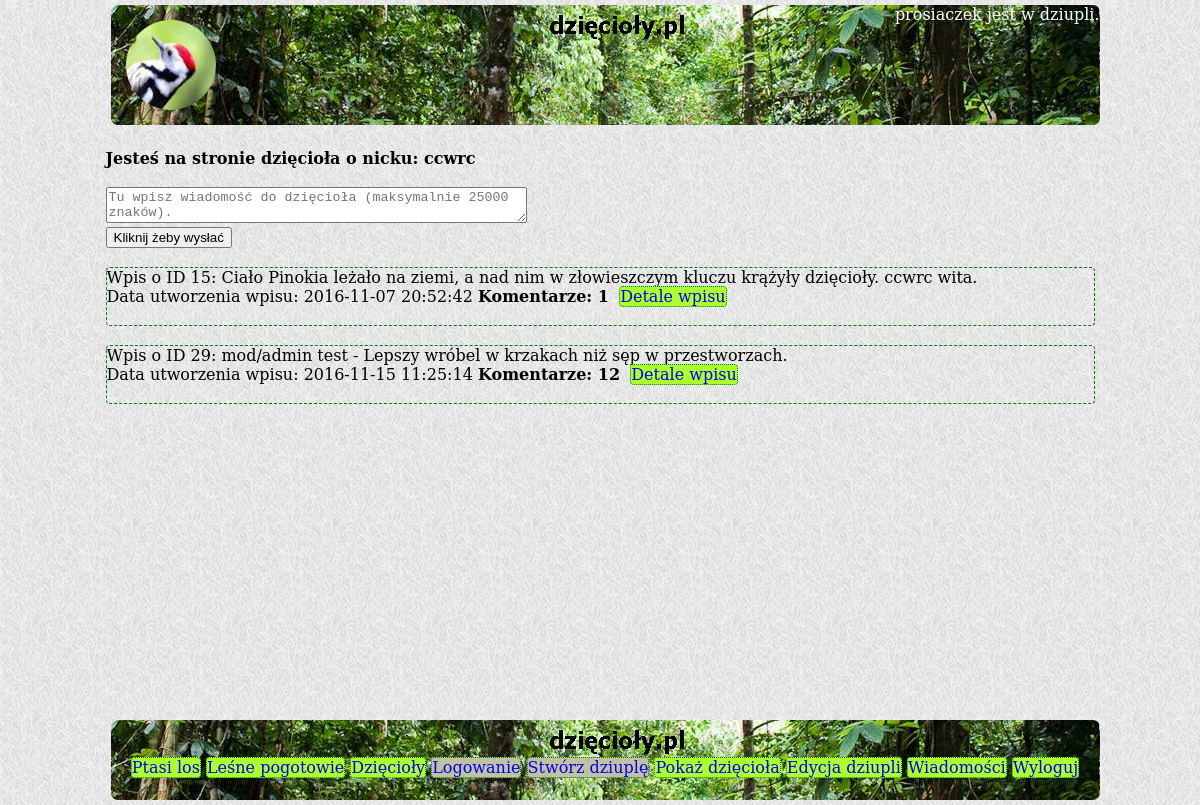
Screenshot of /showuser.php?strangeuser=14 (signed in) with the database file from the repository.
### tables this page shows
CREATE TABLE `users` (
  `user_id` int(11) NOT NULL,
  `user_name` varchar(255) NOT NULL,
  `hashed_password` varchar(60) NOT NULL,
  `user_email` varchar(255) NOT NULL
);

CREATE TABLE `tweet` (
  `tweet_id` int(11) NOT NULL,
  `tweet_user_id` int(11) NOT NULL,
  `tweet_text` varchar(250) NOT NULL,
  `tweet_date` datetime DEFAULT NULL
);

### src/User.php (called while the page is built, shortened)
<?php
class User {
    private $username;
    public function __construct() {
        $this->username = "";
    }
    public function getUsername() {
        return $this->username;
    }
    static public function loadUserById(mysqli $conn, $id){
        $sql = "SELECT * FROM users WHERE user_id=$id";
        $result = $conn->query($sql);
        if($result != false && $result->num_rows == 1) {
        $row = $result->fetch_assoc();
        $loadedUser = new User();
        $loadedUser->id = $row['user_id'];
        $loadedUser->username = $row['user_name'];
        $loadedUser->hashedPassword = $row['hashed_password'];
        $loadedUser->email = $row['user_email'];
        return $loadedUser;
        }
        return null;
     }
}
?>

### src/Comment.php (called while the page is built, shortened)
<?php
class Comment {
    static public function loadAllCommentsByTweetId(mysqli $conn, $ctweetId) {
        $ctweetId = $conn->real_escape_string($ctweetId);
        $sql = "SELECT * FROM comment WHERE comment_tweet_id = $ctweetId "
                . "ORDER BY comment_creation_date DESC";
        $ret = [];
        $result = $conn->query($sql);
        if($result == true && $result->num_rows != 0) {
            foreach($result as $row) {
                $loadedComment = new Comment();
                $loadedComment->id = $row['comment_id'];
                $loadedComment->userId = $row['comment_user_id'];
                $loadedComment->tweetId = $row['comment_tweet_id'];
                $loadedComment->creationDate = $row['comment_creation_date'];
                $loadedComment->text = $row['comment_text'];
                $ret[] = $loadedComment;
            }
        }
        return $ret;
    }
}
?>

### src/arrays.php (called while the page is built)
<?php
$searchIn = [
    "https://www.google.pl/?gws_rd=ssl#q=", "http://www.bing.com/search?q=",
    "https://yandex.ru/search/?lr=10472&msid=1479322480.01653.22873.4847&text=",
    "http://www.ask.com/web?q=",
    "https://duckduckgo.com/?q=", "http://www.entireweb.com/#q="
];
$searchWords = [
    "korniki są smaczne", "dzięcioły terroryzują indonezję", "kuźnia dzięcioła",
    "szkolny dzięcioł", "dzięcioł reliktowy", "na co dybie w wielorybie czubek nosa eskimosa",
    "lepszy dzięcioł w garści niż gruszki na wierzbie",
    "Bądź wytrwały i bez przerwy potrząsaj drzewem, a zawsze z niego coś spadnie",
    "Lepiej mniej grzmotów w ustach i więcej piorunów w garści",
    "kto się bawi lasem, lepiej niedźwiedzia niż ludzi pamięta",
    "Dzięcioł drzewo kłuje i nos sobie psuje", "Dzięciołowi swój nos nie wadzi",
    "Ptak w klatce niewesoło śpiewa", "dzięcioły uganiają się za sikorkami"
];

### showuser.php (the view, shortened to what this page needs)
<?php
  include_once "src/User.php";
  include_once "src/connect.php";
  include_once 'src/Comment.php';
  include_once 'src/arrays.php';
  $searchMax = count($searchIn);
  $wordMax = count($searchWords);
  $randSearch = rand(1, $searchMax) - 1;
  $randWord = rand(1, $wordMax) - 1;
  $linkSearch = $searchIn[$randSearch];
  $linkWord = $searchWords[$randWord];
?>
<!DOCTYPE HTML>
<html lang="pl">
<head>
	<link rel="stylesheet" href="css/style.css" type="text/css" />
</head>
<body>
  <div class="container">
	  <div class="logo" id="mainBackLogo">
            <img class="logoimage" id="logoimage" src="img/logo.jpg">
            <div class="logged"> <?=$_SESSION['logged']?> jest w dziupli. </div>
	  </div>
      <div class="content">
      <br/>
      <?php
      if (isset($_GET['strangeuser'])) {
        $conn = getDbConnection();
        $userid = $_GET['strangeuser'];
        echo "<strong>";
        echo "Jesteś na stronie dzięcioła o nicku: " . User::loadUserById($conn, $userid)->getUsername() . "<br/><br/>";
        echo "</strong>";
        echo "<form method=\"POST\" action=\"jeszczeniewiem.php\">";
        echo "<textarea name=\"messageforstranger\" cols=50 placeholder=\"Tu wpisz wiadomość "
        . "do dzięcioła (maksymalnie 25000 znaków).\" maxlength=\"20000\"></textarea><br/>";
        echo " <input type=\"submit\" value=\"Kliknij żeby wysłać\"/>";
        echo "<form> <br/><br/>";
        $sql = "SELECT * FROM tweet WHERE tweet_user_id = $userid";
        $result = $conn->query($sql);
        if($result == true && $result->num_rows != 0){
           foreach($result as $row){
             echo "<div class=\"tweet\">";
             echo "Wpis o ID " . $row['tweet_id'] . ": ";
             $commentsCount = 0;
             $comments = Comment::loadAllCommentsByTweetId($conn, $row['tweet_id']);
             foreach ($comments as $comment) {$commentsCount++;}
             echo $row['tweet_text'] . "<br/>";
             echo "Data utworzenia wpisu: " . $row['tweet_date'] . " <b>Komentarze: " .
                   $commentsCount . "</b> &nbsp;" . "<a href=\"detail.php?tweetid="
                   .$row['tweet_id']."&strangeuser=".$_GET['strangeuser']."\">Detale "
                   . "wpisu</a>" . "<br/><br/>";
             echo "</div><br/>";
           }
        } else {
           echo "Użytkownik nie zostawił w lesie żadnego wpisu.";
          }
      }
      ?>
      <br/><br/><br/><br/><br/>
      </div>
      <div class ="footer">
                  <br/><br/>
                  <a href="<?=$linkSearch?><?=$linkWord?>" target="_blank">Ptasi los</a>
                  <a href="http://www.lesnepogotowie.pl/" target="_blank">Leśne pogotowie</a>
		  <a href="index.php">Dzięcioły</a>
		  <a id="footerlink2" href="logon.php">Logowanie</a>
		  <a id="footerlink3" href="create.php">Stwórz dziuplę</a>
		  <a href="showuser.php">Pokaż dzięcioła</a>
		  <a href="edituser.php">Edycja dziupli</a>
		  <a href="messages.php">Wiadomości</a>
		  <a href="logoff.php">Wyloguj</a>
      </div>
  </div>
</body>
</html>

### css/style.css (style rules this page uses)
html, body { font-family: 'DejaVu Serif', 'Liberation Serif'; margin:0; padding:0; height:100%; background-image: url("../img/grey_sandbag.png"); }
div.container { min-height:100%; position:relative; width: 989px; margin: 0 auto; }
div.logo { background-image: url("../img/backlogo.jpg"); width: 989px; min-height:120px; margin: 5px; border-radius: 7px; }
div.content { width: 989px; }
div.footer { clear: both; position: fixed; bottom: 0; background-image: url("../img/backlogo.jpg"); width: 989px; min-height:80px; margin: 5px; border-radius: 7px; text-align: center; color: white; }
.logoimage { height: 90px; width: 90px; border-radius: 45px; margin: 15px; float: left; }
a { border: dotted 1px; border-radius: 4px; border-color: green; text-decoration: none; background-color: greenyellow; }
.tweet { border: dashed 1px green; border-radius: 4px; }
div.logged { text-align: right; color: white; }
#footerlink8, #footerlink7, #footerlink6, #footerlink5, #footerlink4, #footerlink3, #footerlink2 { background-color: #c2c2a3; }

### rows the page displays
users: user_name "ccwrc"
tweet: tweet_id "15", tweet_text "Ciało Pinokia leżało na ziemi, a nad nim w złowieszczym kluczu krążyły dzięcioły. ccwrc wita.", tweet_date "2016-11-07 20:52:42", commentsCount "1"
tweet: tweet_id "29", tweet_text "mod/admin test - Lepszy wróbel w krzakach niż sęp w przestworzach.", tweet_date "2016-11-15 11:25:14", commentsCount "12"

### other values shown
$_SESSION['logged'] "prosiaczek"
